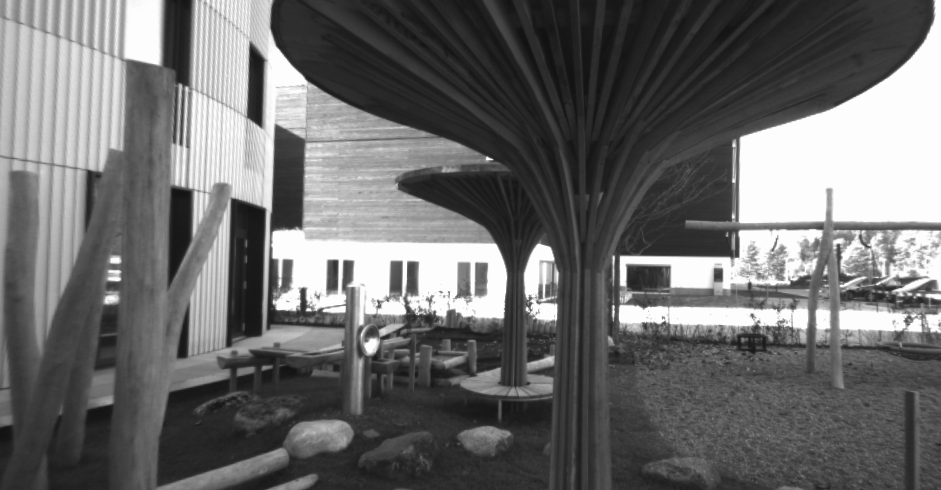
#> input picture playground_1l/im0.png, 941 x 490 px
$ python stereo_dense.py
#> lines starting #> are read from the running program, lines starting #| are printed output that depends on the picture; after the words box and inside, x2 and y2 are one past the last pixel; in counts of white or black regions, pixels touching at a corner belong together
#!/usr/bin/env python3
import argparse, os
import numpy as np
import cv2

def load_intrinsics(calib_path):
    fs = cv2.FileStorage(calib_path, cv2.FILE_STORAGE_READ)
    if not fs.isOpened():
        raise FileNotFoundError(f"Cannot open calib file {calib_path}")

    def read_first(*keys):
        for k in keys:
            node = fs.getNode(k)
            if not node.empty():
                return node.mat()
        return None

    K = read_first("K", "camera_matrix", "intrinsic", "CameraMatrix")
    D = read_first("D", "distortion_coefficients", "distCoeffs", "Distortion")
    baseline = fs.getNode("baseline").real()   # <-- read scalar
    fs.release()
    if K is None:
        raise RuntimeError("No camera matrix found in calib file")
    if D is None:
        D = np.zeros((1,5), np.float64)


    return K.astype(np.float64), D.astype(np.float64), baseline

def build_sgbm(ndisp=None, min_disp=0, block_size=5):
    # numDisparities must be multiple of 16; choose a sensible default if not given
    if ndisp is None or ndisp < 16:
        ndisp = 128
    num_disp = int(np.ceil(ndisp / 16.0) * 16)

    P1 = 8 * 3 * block_size**2
    P2 = 32 * 3 * block_size**2
    sgbm = cv2.StereoSGBM_create(
        minDisparity=min_disp,
        numDisparities=num_disp,
        blockSize=block_size,
        P1=P1, P2=P2,
        disp12MaxDiff=1,
        uniquenessRatio=10,
        speckleWindowSize=100,
        speckleRange=32,
        preFilterCap=63,
        mode=cv2.STEREO_SGBM_MODE_SGBM_3WAY
    )
    return sgbm, num_disp

def disparity_to_depth(disparity, fx, baseline_m, doffs=0.0):
    # disparity from SGBM is fixed-point (scaled by 16)
    disp = disparity.astype(np.float32) / 16.0
    disp = disp - float(doffs)
    # avoid div-by-zero / negatives
    valid = disp > 0.1
    depth = np.zeros_like(disp, dtype=np.float32)
    depth[valid] = (fx * baseline_m) / disp[valid]
    return depth, valid

def colorize_depth(depth, valid_mask, clip=(0.5, 30.0)):
    d = depth.copy()
    d[~valid_mask] = np.nan
    # clip to a nice range (meters) for visualization
    d_vis = np.clip(d, clip[0], clip[1])
    # normalize ignoring NaNs
    mn = np.nanpercentile(d_vis, 5)
    mx = np.nanpercentile(d_vis, 95)
    norm = (d_vis - mn) / (mx - mn + 1e-6)
    norm = np.nan_to_num(norm)
    cm = cv2.applyColorMap((norm * 255).astype(np.uint8), cv2.COLORMAP_JET)
    # paint invalid as black
    cm[~valid_mask] = (0, 0, 0)
    return cm

def main():
    ap = argparse.ArgumentParser()
    ap.add_argument("--left", type=str, default="./playground_1l/im0.png", help="Left image path")
    ap.add_argument("--right", type=str, default="./playground_1l/im1.png", help="Right image path (for stereo and mono)")
    ap.add_argument("--calib", type=str, default="./playground_1l/calib.yaml", help="Calibration file path (YAML)")
    ap.add_argument("--doffs", type=float, default=0.0, help="disparity offset")
    ap.add_argument("--ndisp", type=int, default=None, help="max disparity (e.g., 941 for ETH3D)")
    ap.add_argument("--save_disp", default="disply.png")
    ap.add_argument("--save_depth", default="True_depth.exr")
    ap.add_argument("--save_depth_color", default="depth_color.png")
    ap.add_argument("--show", action="store_true")
    args = ap.parse_args()

    # load images
    L = cv2.imread(args.left, cv2.IMREAD_COLOR)
#> L is the input picture: shape (490, 941, 3); min 17, max 253, mean 107.1
    R = cv2.imread(args.right, cv2.IMREAD_COLOR)
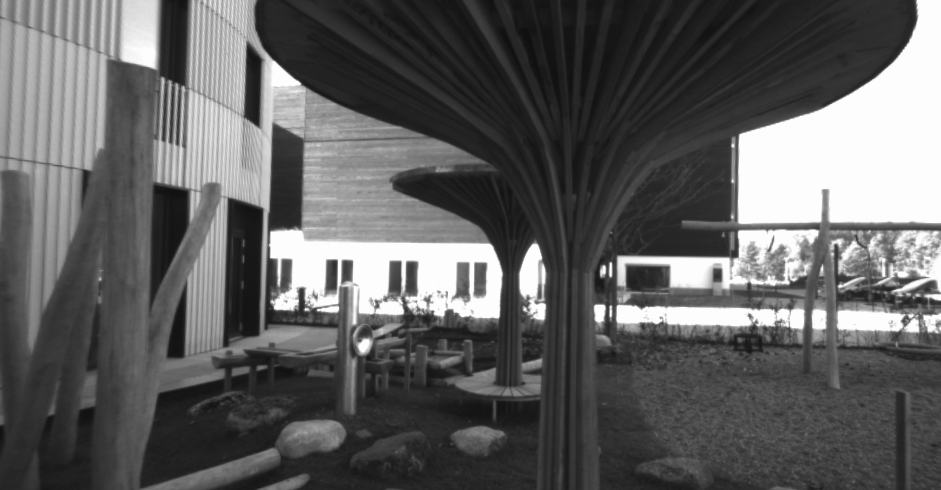
#> input picture playground_1l/im1.png, 941 x 490 px
#> R is the input picture: shape (490, 941, 3); min 15, max 253, mean 95.7
    if L is None or R is None:
        raise FileNotFoundError("Could not load left/right images")

    # load intrinsics
    K, D, baseline = load_intrinsics(args.calib)
    fx = float(K[0,0])

    # Optional: convert to grayscale (SGBM works on grayscale)
    Lg = cv2.cvtColor(L, cv2.COLOR_BGR2GRAY)
    Rg = cv2.cvtColor(R, cv2.COLOR_BGR2GRAY)

    # Build matcher and compute disparity
    sgbm, num_disp = build_sgbm(ndisp=args.ndisp, min_disp=0, block_size=5)
    disp = sgbm.compute(Lg, Rg)  # CV_16S, scaled by 16
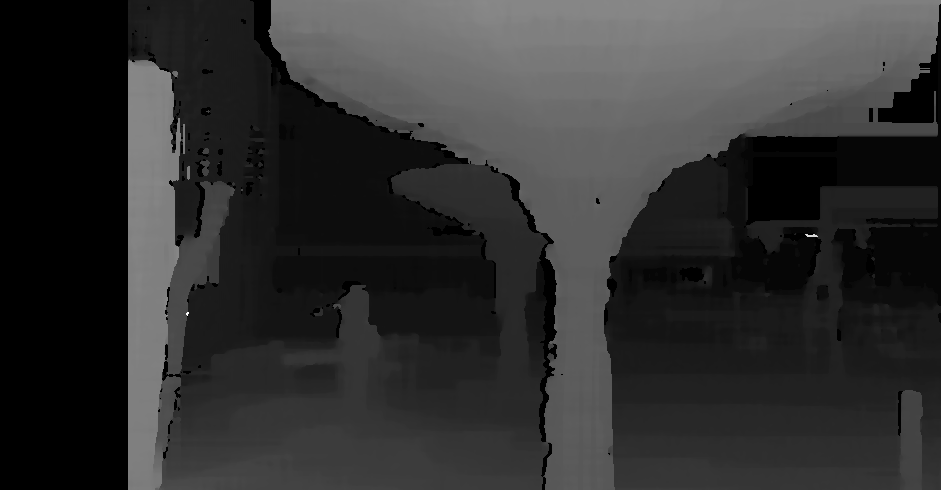
#> disp: shape (490, 941) int16; min -16, max 592, mean 101.9; drawn with min black and max white

    if args.save_disp:
        # Save a normalized disparity visualization
        disp_vis = cv2.normalize(disp, None, 0, 255, cv2.NORM_MINMAX)
        cv2.imwrite(args.save_disp, disp_vis.astype(np.uint8))

    # Convert disparity -> depth (meters)
    depth_m, valid = disparity_to_depth(disp, fx=fx, baseline_m=baseline, doffs=args.doffs)
#> in disparity_to_depth, `valid = disp > 0.1`:
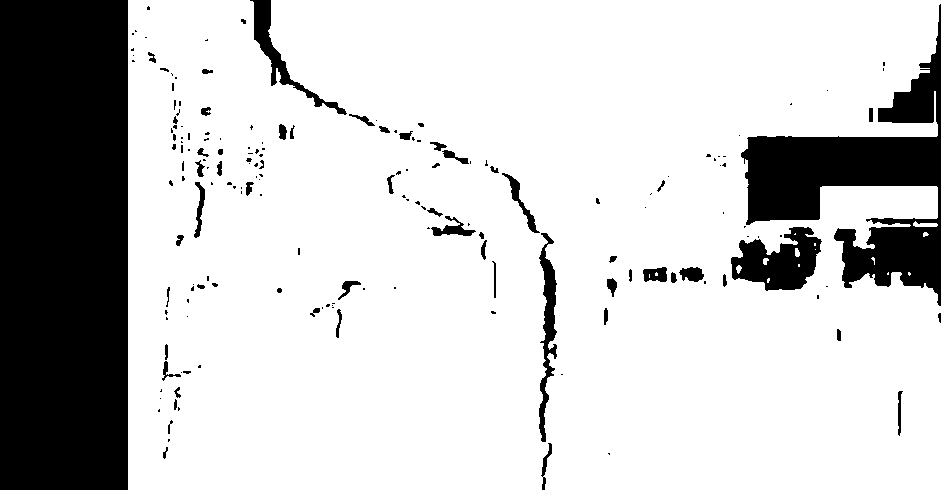
#> valid: shape (490, 941) bool; 79.4% white; 177 black regions (116 under 20 px), largest, box (x1, y1, x2, y2) and area: (0, 0, 128, 490) 62720, (741, 4, 941, 306) 20365, (731, 227, 822, 291) 3504
#> in disparity_to_depth, `depth[valid] = (fx * baseline_m) / disp[valid]`:
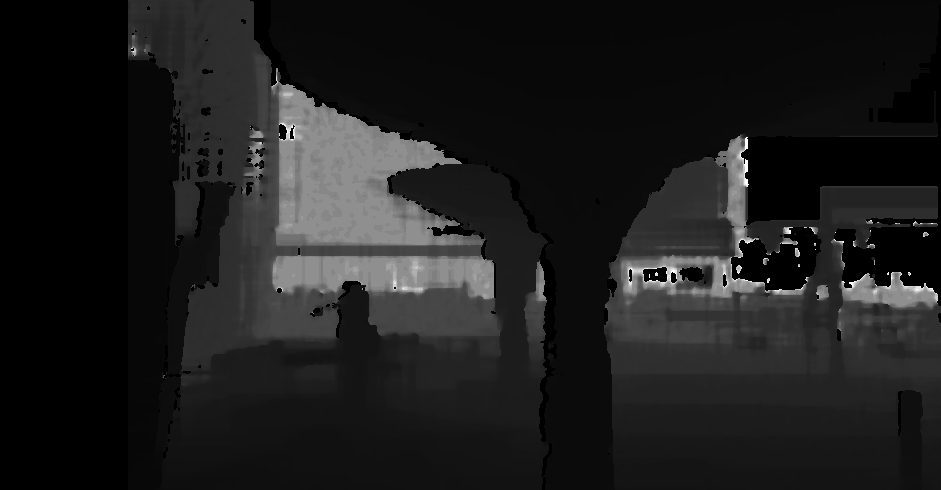
#> depth: shape (490, 941) float32; min 0, max 57.39, mean 6.6; drawn with min black and max white

    # [10 lines of commented-out code are left out]

    depth_color = colorize_depth(depth_m, valid_mask=valid, clip=(0.5, 50.0))
#> in colorize_depth, `mn = np.nanpercentile(d_vis, 5)`: mn = 1.79
#> in colorize_depth, `mx = np.nanpercentile(d_vis, 95)`: mx = 32.28
#> in colorize_depth, `cm = cv2.applyColorMap((norm * 255).astype(np.uint8), cv2.COLORMAP_JET)`:
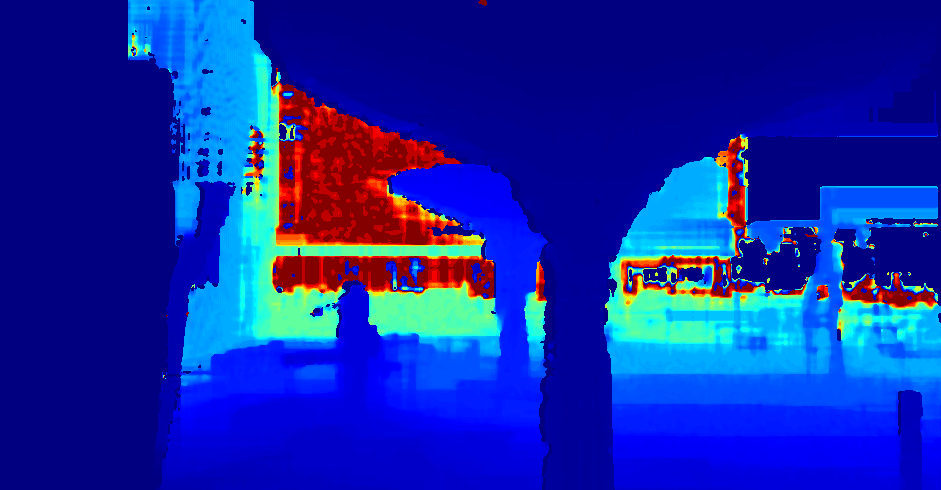
#> cm: shape (490, 941, 3); mean B, G, R 167.5, 41.5, 17
#> in colorize_depth, `cm[~valid_mask] = (0, 0, 0)`:
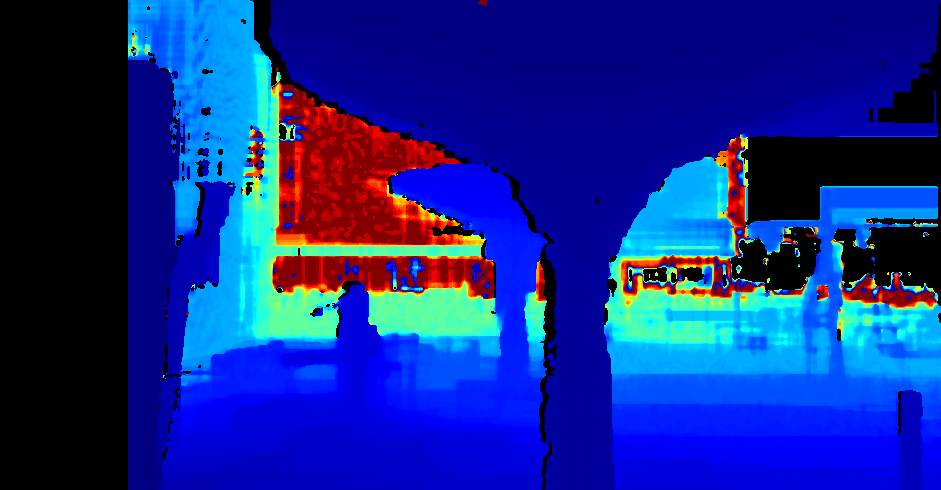
#> cm: shape (490, 941, 3); mean B, G, R 141.1, 41.5, 17
    cv2.imwrite(args.save_depth_color, depth_color)

    if args.show:
        cv2.imshow("Left", L)
        cv2.imshow("Disparity (scaled)", (disp.astype(np.float32)/16.0 / (num_disp or 1) * 255).astype(np.uint8))
        cv2.imshow("Depth color (m)", depth_color)
        cv2.waitKey(0)
        cv2.destroyAllWindows()

#> (the run stopped early here; a loop or call above may not have finished)
